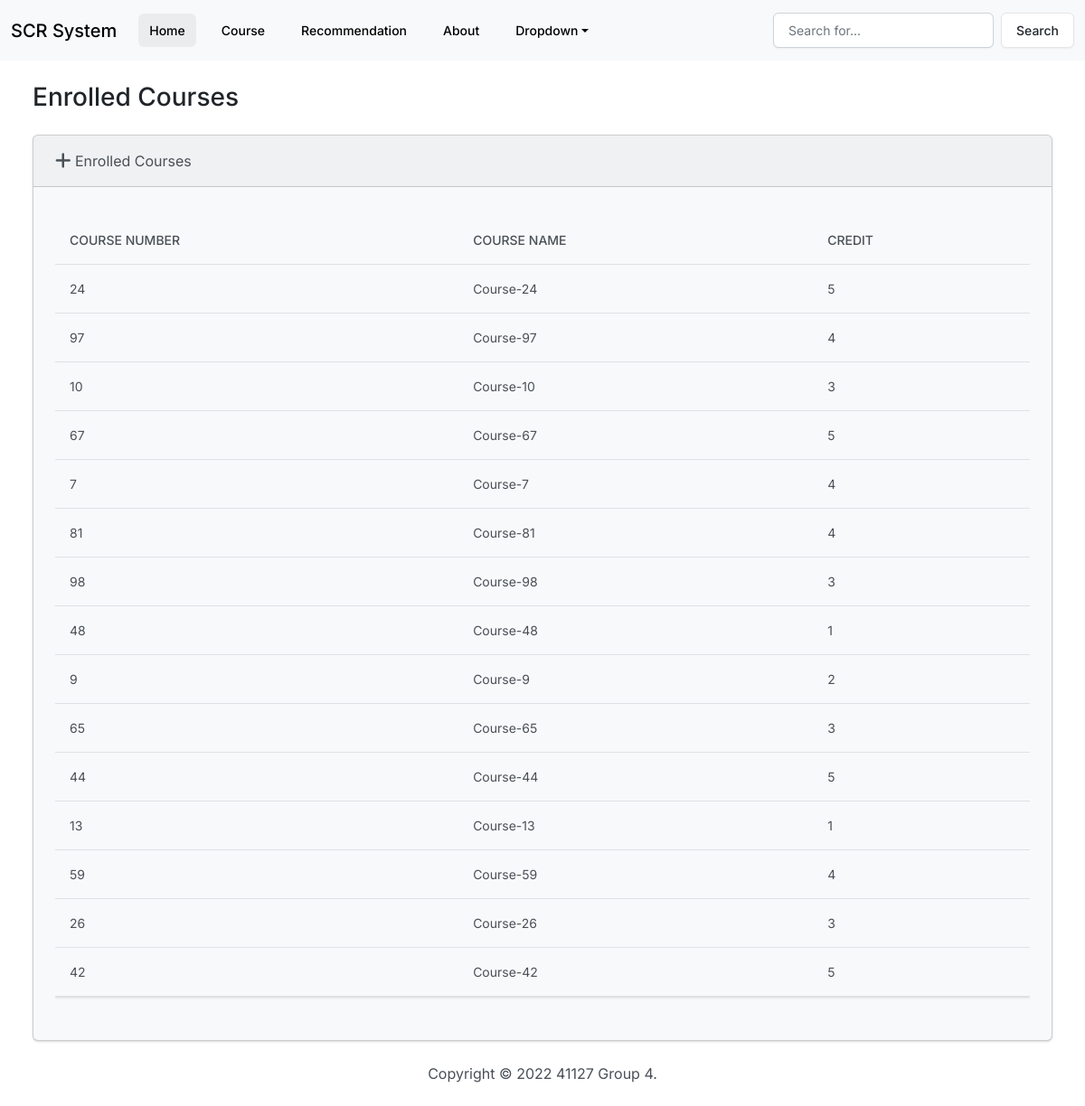
The app's page /home/ (signed in) with its own data.
### students/models.py (models this page shows)
class Course(models.Model):
    course_number = models.PositiveIntegerField(unique=True)
    course_name = models.CharField(max_length=100)
    course_field = models.CharField(max_length=100, default="")
    credit = models.PositiveIntegerField()
    selected_ratio = models.FloatField(default=0.0)
    difficulty = models.FloatField(default=0.0)
    passed_ratio = models.FloatField(default=0.0)
    satisfaction = models.FloatField(default=0.0)
    mocked = models.BooleanField(default=False)
    def __str__(self) -> str:
        return self.course_name

### students/views.py (the view)
# urls.py: 2. Add a URL to urlpatterns:  path('', views.home, name='home')
def home(request):
    student_number = request.session.get("info")
    erdcourses = EnrolledCourses.objects.filter(student_number=student_number)
    courses = list()
    for erdcourse in erdcourses:
        courses.append(Course.objects.get(course_number=erdcourse.course_number.course_number))
        print(erdcourse.course_number.course_number)
        print(Course.objects.get(course_number=erdcourse.course_number.course_number))
    return render(request, 'home.html', {
        'courses': courses
    })

### students/templates/home.html
{% extends "base.html" %}
{% block body %}
    <h3 class="m-4">Enrolled Courses</h3>
    <div class="row">
        <div class="col-12">
                    {% if courses %}
                        <div class="card bg-light ms-4 me-4 mb-4">
                            <div class="card-header">
                                <i class="fa-solid fa-plus fa-lg"></i> Enrolled Courses
                            </div>
                            <div class="card-body">
                            <p class="card-text">
                                <div class="table-responsive">
                                    <table class="table table-hover">
                                        <thead>
                                        <tr>
                                            <th scope="col">Course Number</th>
                                            <th scope="col">Course Name</th>
                                            <th scope="col">Credit</th>
                                        </tr>
                                        </thead>
                                        <tbody>
                                        {% for course in courses %}
                                            <tr>
                                                <td>{{ course.course_number }}</td>
                                                <td>{{ course.course_name }}</td>
                                                <td>{{ course.credit }}</td>
                                            </tr>
                                        {% endfor %}
                                        </tbody>
                                    </table>
                                </div>
                            </p>
                            </div>
                        </div>
            {% else %}
                <h5 class="alert alert-primary ms-4 me-4">No Enrolled Course</h5>
            {% endif %}
        </div>
    </div>
{% endblock %}

### records on screen
Course: course_number "24", course_name "Course-24", credit "5"
Course: course_number "97", course_name "Course-97", credit "4"
Course: course_number "10", course_name "Course-10", credit "3"
Course: course_number "67", course_name "Course-67", credit "5"
Course: course_number "7", course_name "Course-7", credit "4"
Course: course_number "81", course_name "Course-81", credit "4"
Course: course_number "98", course_name "Course-98", credit "3"
Course: course_number "48", course_name "Course-48", credit "1"
Course: course_number "9", course_name "Course-9", credit "2"
Course: course_number "65", course_name "Course-65", credit "3"
Course: course_number "44", course_name "Course-44", credit "5"
Course: course_number "13", course_name "Course-13", credit "1"
Course: course_number "59", course_name "Course-59", credit "4"
Course: course_number "26", course_name "Course-26", credit "3"
Course: course_number "42", course_name "Course-42", credit "5"
